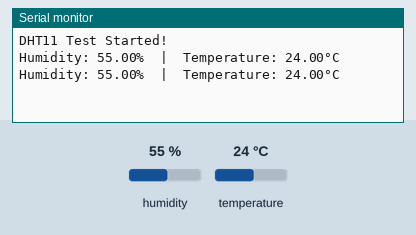
Recording of a sketch running on a simulated ESP32. Parts: the last lines printed to the serial monitor. The test bench sets the inputs (shaded band); at power-on: humidity 55 %, temperature 24 °C.

Above: at 4.8 s.
4.9 s: humidity set to 22 %
At 7.4 s:
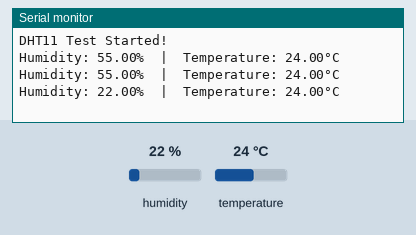
7.9 s: temperature set to 12 °C
At 8.5 s:
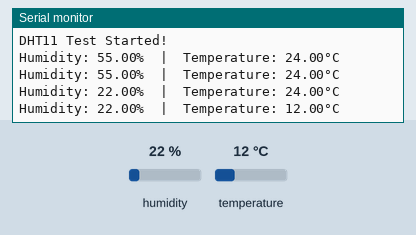
10.9 s: humidity set to 40 %
At 13.3 s:
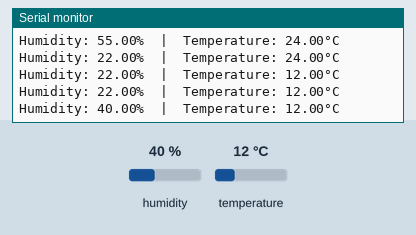
Timing chart, 0 to 14.8 s (numbered marks = the images above; inputs shaded):
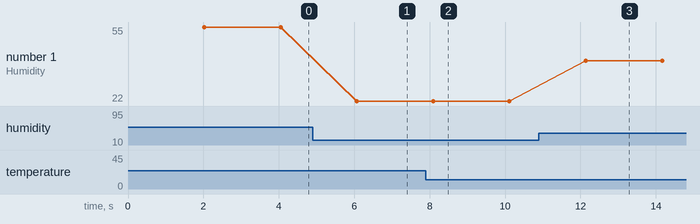

The sketch:

test_dht11.ino
```cpp
#include <DHT.h>

#define DHT_PIN 18         // GPIO18 on ESP32
#define DHT_TYPE DHT11

DHT dht(DHT_PIN, DHT_TYPE);

void setup() {
  Serial.begin(115200);
  Serial.println("DHT11 Test Started!");

  dht.begin();
}

void loop() {
  // Wait a few seconds between measurements.
  delay(2000);

  // Reading temperature or humidity takes about 250 milliseconds!
  // Sensor readings may also be up to 2 seconds 'old' (its a very slow sensor)
  float h = dht.readHumidity();
  // Read temperature as Celsius (the default)
  float t = dht.readTemperature();

  // Check if any reads failed and exit early (to try again).
  if (isnan(h) || isnan(t)) {
    Serial.println("Failed to read from DHT sensor! Please check your wiring.");
    return;
  }

  Serial.print("Humidity: ");
  Serial.print(h);
  Serial.print("%  |  ");
  Serial.print("Temperature: ");
  Serial.print(t);
  Serial.println("°C");
}
```

Measured:
- after the input at 4.9 s, the serial monitor: prints a new line after 1.2 s (image 1)
- after the input at 7.9 s, the serial monitor: prints a new line after 0.19 s (image 2)
- after the input at 10.9 s, the serial monitor: prints a new line after 1.2 s (image 3)
- plotted number 1: 55 → 22 after the input at 4.9 s, 22 → 40 after the input at 10.9 s
